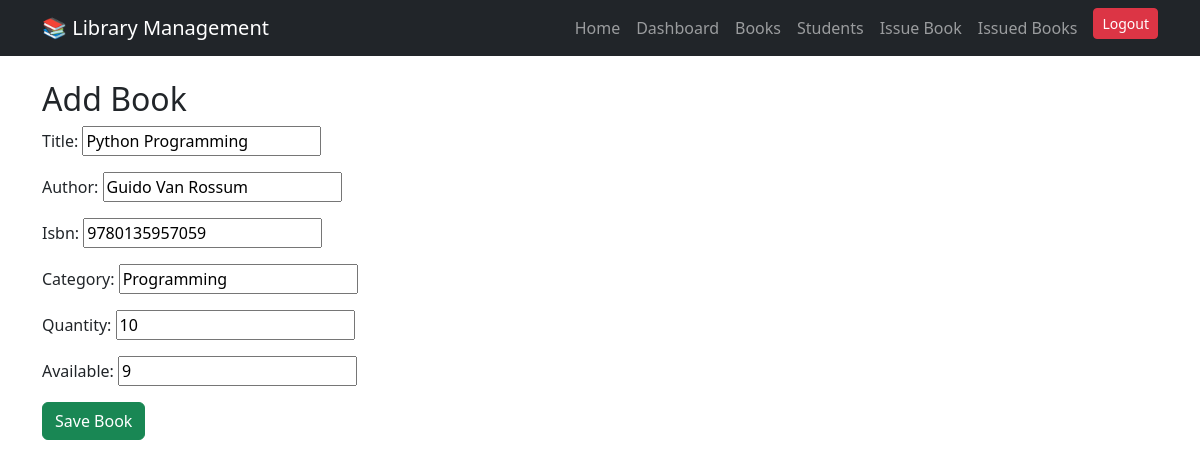
The page /books/edit/2/ (signed in) on the database its author committed.
### library/models.py (models this page shows, shortened)
class Book(models.Model):
    title = models.CharField(max_length=200)
    author = models.CharField(max_length=100)
    isbn = models.CharField(max_length=20, unique=True)
    category = models.CharField(max_length=100)
    quantity = models.PositiveIntegerField()
    available = models.PositiveIntegerField()

### library/views.py (the view)
# urls.py: path('books/edit/<int:id>/', views.edit_book, name='edit_book'),
@login_required
def edit_book(request, id):
    book = get_object_or_404(Book, id=id)
    if request.method == 'POST':
        form = BookForm(request.POST, instance=book)
        if form.is_valid():
            form.save()
            return redirect('book_list')
    else:
        form = BookForm(instance=book)
    return render(request, 'library/books/add_book.html', {'form': form})

### library/forms.py
class BookForm(forms.ModelForm):
    class Meta:
        model = Book
        fields = '__all__'

### library/templates/library/books/add_book.html (shortened to what this page needs)
{% extends 'library/base.html' %}
{% block content %}
<h2>Add Book</h2>
<form method="POST">
    {{ form.as_p }}
    <button type="submit" class="btn btn-success">
        Save Book
    </button>
</form>
{% endblock %}

### rows shown on the page
Book: title "Python Programming", author "Guido Van Rossum", isbn "9780135957059", category "Programming", quantity "10", available "9"
